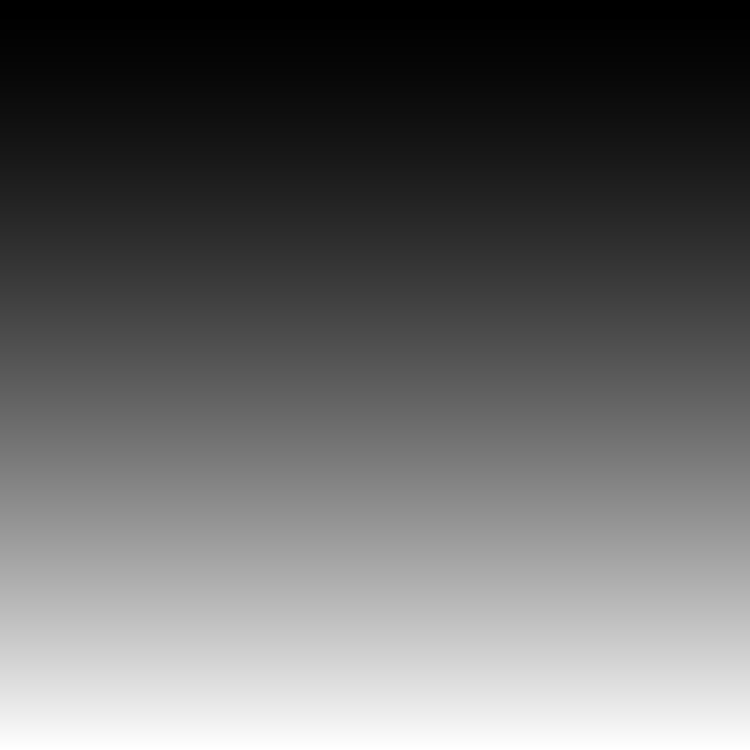
Frame 1 (no input)
Frame 2 (the mouse pressed at the canvas centre, redrawn once): identical to frame 1, image omitted

The Processing sketch that drew this single still picture (run headless with seeded random() and noise(); the mouse was pressed at the canvas centre and the sketch redrawn once):

// Processing sketch: Chapter03_03
// ── Chapter03_03.pde
import java.lang.Math;

PImage img;

void setup() {
  size(750, 750);
  img = createImage(width, height, ARGB);
  noLoop();
}

void draw() {
  background(0);
  img.loadPixels();
  float colStep = 256.0/colFunc(img.height);
  for (int y=0; y<img.height; y++) {
    int rows = y*img.width;
    color col = color(colFunc(y)*colStep);
    for (int x=0; x<img.width; x++) {
      img.pixels[rows+x] = col;
    }
  }
  img.updatePixels();
  image(img, 0, 0);
}

float colFunc(float v) {
  return (float) Math.pow(v, 1.5);
}
